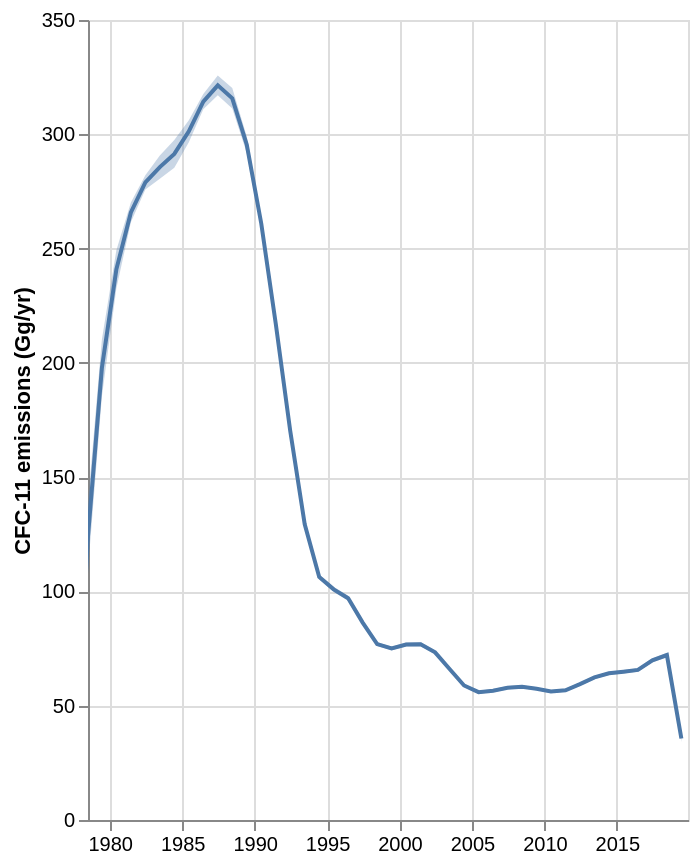

Notebook code cell kept with this figure:
### Code cell
plot_emissions(inv_mcmc_zero.outputs)

### Figure 1 — Vega-Lite specification as saved in the notebook (floating-point values rounded to 4 significant figures)
{"config": {"view": {"continuousWidth": 300, "continuousHeight": 300}}, "layer": [{"mark": {"type": "area", "opacity": 0.3}, "encoding": {"x": {"field": "Date", "scale": {"domain": ["1978-07-02T00:00:00", "2019-12-01T00:00:00"]}, "type": "temporal"}, "y": {"field": "ymin", "title": "", "type": "quantitative"}, "y2": {"field": "ymax"}}, "name": "view_3", "transform": [{"calculate": "datum.Emissions-datum.Emissions_uncertainty", "as": "ymin"}, {"calculate": "datum.Emissions+datum.Emissions_uncertainty", "as": "ymax"}]}, {"mark": {"type": "line"}, "encoding": {"tooltip": [{"field": "Date", "type": "temporal"}, {"field": "Emissions", "type": "quantitative"}], "x": {"field": "Date", "scale": {"domain": ["1978-07-02T00:00:00", "2019-12-01T00:00:00"]}, "title": null, "type": "temporal"}, "y": {"field": "Emissions", "scale": {"domain": [0.0, 325.7]}, "title": "CFC-11 emissions (Gg/yr)", "type": "quantitative"}}, "transform": [{"calculate": "datum.Emissions-datum.Emissions_uncertainty", "as": "ymin"}, {"calculate": "datum.Emissions+datum.Emissions_uncertainty", "as": "ymax"}]}], "data": {"name": "data-81fa7a56413fe03abf929835423c7ae6"}, "height": 400, "params": [{"name": "param_5", "select": {"type": "interval", "encodings": ["x", "y"]}, "bind": "scales", "views": ["view_3"]}], "$schema": "https://vega.github.io/schema/vega-lite/v5.17.0.json", "datasets": {"data-81fa7a56413fe03abf929835423c7ae6": [{"Date": "1975-06-17T00:00:00", "Emissions": -549.2, "Emissions_uncertainty": 10.44}, {"Date": "1976-06-16T00:00:00", "Emissions": -228.2, "Emissions_uncertainty": 7.103}, {"Date": "1977-06-17T00:00:00", "Emissions": -12.88, "Emissions_uncertainty": 13.44}, {"Date": "1978-06-17T00:00:00", "Emissions": 121.0, "Emissions_uncertainty": 14.78}, {"Date": "1979-06-17T00:00:00", "Emissions": 197.8, "Emissions_uncertainty": 12.47}, {"Date": "1980-06-16T00:00:00", "Emissions": 240.9, "Emissions_uncertainty": 8.418}, {"Date": "1981-06-17T00:00:00", "Emissions": 265.8, "Emissions_uncertainty": 4.33}, {"Date": "1982-06-17T00:00:00", "Emissions": 278.9, "Emissions_uncertainty": 3.1}, {"Date": "1983-06-17T00:00:00", "Emissions": 285.6, "Emissions_uncertainty": 5.098}, {"Date": "1984-06-16T00:00:00", "Emissions": 291.4, "Emissions_uncertainty": 6.048}, {"Date": "1985-06-17T00:00:00", "Emissions": 301.3, "Emissions_uncertainty": 4.79}, {"Date": "1986-06-17T00:00:00", "Emissions": 314.3, "Emissions_uncertainty": 3.362}, {"Date": "1987-06-17T00:00:00", "Emissions": 321.4, "Emissions_uncertainty": 4.337}, {"Date": "1988-06-16T00:00:00", "Emissions": 315.7, "Emissions_uncertainty": 4.482}, {"Date": "1989-06-17T00:00:00", "Emissions": 295.4, "Emissions_uncertainty": 3.633}, {"Date": "1990-06-17T00:00:00", "Emissions": 261.0, "Emissions_uncertainty": 2.754}, {"Date": "1991-06-17T00:00:00", "Emissions": 217.2, "Emissions_uncertainty": 2.538}, {"Date": "1992-06-16T00:00:00", "Emissions": 170.3, "Emissions_uncertainty": 2.263}, {"Date": "1993-06-17T00:00:00", "Emissions": 129.4, "Emissions_uncertainty": 1.548}, {"Date": "1994-06-17T00:00:00", "Emissions": 106.4, "Emissions_uncertainty": 1.174}, {"Date": "1995-06-17T00:00:00", "Emissions": 100.9, "Emissions_uncertainty": 1.118}, {"Date": "1996-06-16T00:00:00", "Emissions": 97.0, "Emissions_uncertainty": 1.087}, {"Date": "1997-06-17T00:00:00", "Emissions": 86.37, "Emissions_uncertainty": 0.915}, {"Date": "1998-06-17T00:00:00", "Emissions": 76.96, "Emissions_uncertainty": 0.8598}, {"Date": "1999-06-17T00:00:00", "Emissions": 75.05, "Emissions_uncertainty": 0.7952}, {"Date": "2000-06-16T00:00:00", "Emissions": 76.77, "Emissions_uncertainty": 0.8455}, {"Date": "2001-06-17T00:00:00", "Emissions": 76.89, "Emissions_uncertainty": 0.8314}, {"Date": "2002-06-17T00:00:00", "Emissions": 73.33, "Emissions_uncertainty": 0.8294}, {"Date": "2003-06-17T00:00:00", "Emissions": 66.06, "Emissions_uncertainty": 0.7297}, {"Date": "2004-06-16T00:00:00", "Emissions": 58.86, "Emissions_uncertainty": 0.7628}, {"Date": "2005-06-17T00:00:00", "Emissions": 55.92, "Emissions_uncertainty": 0.6541}, {"Date": "2006-06-17T00:00:00", "Emissions": 56.58, "Emissions_uncertainty": 0.6849}, {"Date": "2007-06-17T00:00:00", "Emissions": 57.89, "Emissions_uncertainty": 0.6803}, {"Date": "2008-06-16T00:00:00", "Emissions": 58.31, "Emissions_uncertainty": 0.6874}, {"Date": "2009-06-17T00:00:00", "Emissions": 57.42, "Emissions_uncertainty": 0.6579}, {"Date": "2010-06-17T00:00:00", "Emissions": 56.22, "Emissions_uncertainty": 0.6657}, {"Date": "2011-06-17T00:00:00", "Emissions": 56.76, "Emissions_uncertainty": 0.6806}, {"Date": "2012-06-16T00:00:00", "Emissions": 59.44, "Emissions_uncertainty": 0.6883}, {"Date": "2013-06-17T00:00:00", "Emissions": 62.39, "Emissions_uncertainty": 0.766}, {"Date": "2014-06-17T00:00:00", "Emissions": 64.19, "Emissions_uncertainty": 0.72}, {"Date": "2015-06-17T00:00:00", "Emissions": 64.88, "Emissions_uncertainty": 0.7902}, {"Date": "2016-06-16T00:00:00", "Emissions": 65.66, "Emissions_uncertainty": 0.76}, {"Date": "2017-06-17T00:00:00", "Emissions": 69.87, "Emissions_uncertainty": 0.863}, {"Date": "2018-06-17T00:00:00", "Emissions": 72.17, "Emissions_uncertainty": 1.05}, {"Date": "2019-06-17T00:00:00", "Emissions": 35.66, "Emissions_uncertainty": 1.583}]}}
